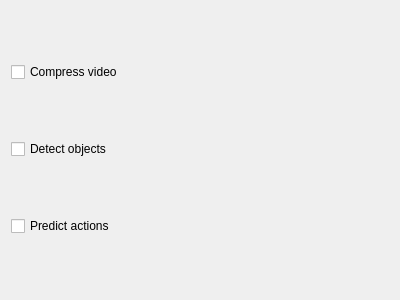
<?xml version="1.0" encoding="UTF-8"?>
<ui version="4.0">
 <class>RecordOptionsPage</class>
 <widget class="QWizardPage" name="RecordOptionsPage">
  <property name="geometry">
   <rect>
    <x>0</x>
    <y>0</y>
    <width>400</width>
    <height>300</height>
   </rect>
  </property>
  <property name="windowTitle">
   <string>Record options</string>
  </property>
  <property name="title">
   <string>Record options</string>
  </property>
  <property name="subTitle">
   <string>Select acquisition postprocesses</string>
  </property>
  <layout class="QVBoxLayout" name="verticalLayout">
   <item>
    <widget class="QCheckBox" name="m_CompressVideo">
     <property name="text">
      <string>Compress video</string>
     </property>
    </widget>
   </item>
   <item>
    <widget class="QCheckBox" name="m_DetectObjects">
     <property name="text">
      <string>Detect objects</string>
     </property>
    </widget>
   </item>
   <item>
    <widget class="QCheckBox" name="m_PredictActions">
     <property name="text">
      <string>Predict actions</string>
     </property>
    </widget>
   </item>
  </layout>
 </widget>
 <layoutdefault spacing="6" margin="11"/>
 <resources/>
 <connections>
  <connection>
   <sender>m_CompressVideo</sender>
   <signal>stateChanged(int)</signal>
   <receiver>RecordOptionsPage</receiver>
   <slot>onCompressVideo(int)</slot>
   <hints>
    <hint type="sourcelabel">
     <x>199</x>
     <y>71</y>
    </hint>
    <hint type="destinationlabel">
     <x>199</x>
     <y>149</y>
    </hint>
   </hints>
  </connection>
  <connection>
   <sender>m_DetectObjects</sender>
   <signal>stateChanged(int)</signal>
   <receiver>RecordOptionsPage</receiver>
   <slot>onDetectObjects(int)</slot>
   <hints>
    <hint type="sourcelabel">
     <x>199</x>
     <y>148</y>
    </hint>
    <hint type="destinationlabel">
     <x>199</x>
     <y>149</y>
    </hint>
   </hints>
  </connection>
  <connection>
   <sender>m_PredictActions</sender>
   <signal>stateChanged(int)</signal>
   <receiver>RecordOptionsPage</receiver>
   <slot>onPredictActions(int)</slot>
   <hints>
    <hint type="sourcelabel">
     <x>199</x>
     <y>225</y>
    </hint>
    <hint type="destinationlabel">
     <x>199</x>
     <y>149</y>
    </hint>
   </hints>
  </connection>
 </connections>
 <slots>
  <slot>onCompressVideo(int)</slot>
  <slot>onDetectObjects(int)</slot>
  <slot>onPredictActions(int)</slot>
 </slots>
</ui>
